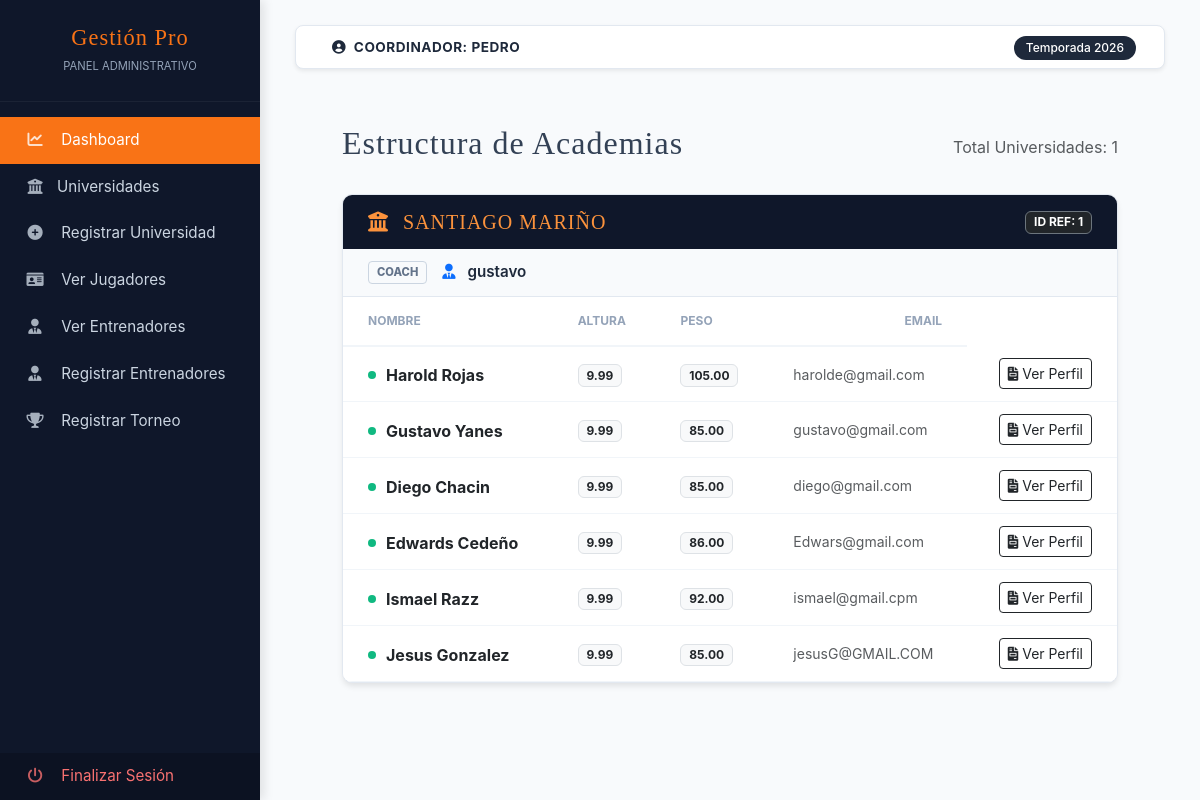
Before: /client/coordinador/views/jugadores/index.php (signed in) with the older database file.
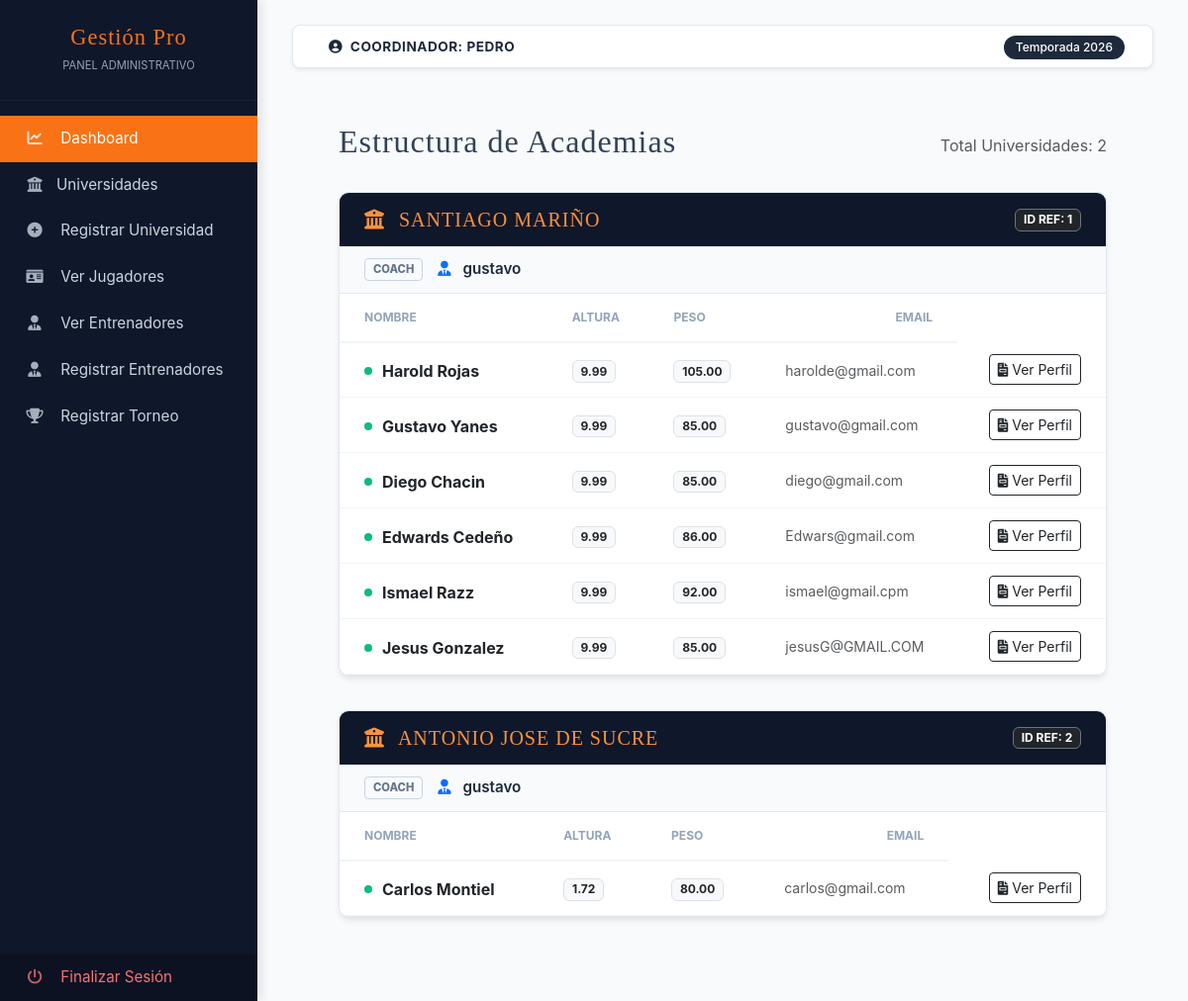
After: the same page with the newer database file.
### tables this page shows
CREATE TABLE `usuarios` (
  `id_usuario` int(11) NOT NULL,
  `nombre_usuario` varchar(100) NOT NULL,
  `password_usuario` varchar(255) NOT NULL,
  `email_usuario` varchar(100) DEFAULT NULL,
  `id_universidad_fk` int(11) DEFAULT NULL,
  `id_rol_fk` int(11) DEFAULT NULL,
  `fecha_creacion` timestamp NOT NULL DEFAULT current_timestamp(),
  `fecha_actualizacion` timestamp NOT NULL DEFAULT current_timestamp() ON UPDATE current_timestamp(),
  `isActive` int(11) DEFAULT NULL
);

CREATE TABLE `jugadores` (
  `id_jugador` int(11) NOT NULL,
  `nombre_jugador` varchar(100) DEFAULT NULL,
  `email_jugador` varchar(100) DEFAULT NULL,
  `password_jugador` varchar(255) DEFAULT NULL,
  `altura_jugador` decimal(3,2) DEFAULT NULL,
  `peso_jugador` decimal(5,2) DEFAULT NULL,
  `fecha_nacimiento` date DEFAULT NULL,
  `id_universidad_fk` int(11) DEFAULT NULL,
  `id_objetivo_fk` int(11) DEFAULT NULL,
  `isActive` int(11) DEFAULT NULL,
  `fecha_creacion` timestamp NOT NULL DEFAULT current_timestamp(),
  `fecha_actualizacion` timestamp NOT NULL DEFAULT current_timestamp() ON UPDATE current_timestamp(),
  `imagen_jugador` text DEFAULT NULL,
  `puntos` int(11) DEFAULT NULL,
  `asistencias` int(11) DEFAULT NULL,
  `rebotes` int(11) DEFAULT NULL,
  `robos` int(11) DEFAULT NULL
);

### client/coordinador/views/jugadores/index.php (the view, shortened to what this page needs)
<?php include '../../layouts/parte1.php'; ?>
<?php
   $sql = "SELECT * FROM jugadores
    inner join academias on jugadores.id_universidad_fk = academias.id_universidad
    ORDER BY id_universidad ASC";
    $query = $pdo->prepare($sql);
    $query->execute();
    $jugadores = $query->fetchAll(PDO::FETCH_ASSOC);
    $sql2 = "SELECT * FROM usuarios where id_rol_fk = 3";
    $query2 = $pdo->prepare($sql2);
    $query2->execute();
    $entrenadores = $query2->fetchAll(PDO::FETCH_ASSOC);
    $bloques_universidad = [];
    foreach ($jugadores as $j) {
        $bloques_universidad[$j['id_universidad']]['nombre'] = $j['nombre_universidad'];
        $bloques_universidad[$j['id_universidad']]['jugadores'][] = $j;
    }
?>
<div id="content">
    <div class="container-fluid">
        <div class="d-flex justify-content-between align-items-center mb-4">
            <h2 class="bebas">Estructura de Academias</h2>
            <span class="text-muted">Total Universidades: <?php echo count($bloques_universidad); ?></span>
        </div>
        <?php foreach ($bloques_universidad as $id_uni => $datos): ?>
            <div class="uni-block">
                <div class="uni-block-header">
                    <h4 class="bebas"><i class="fas fa-university me-2"></i> <?php echo $datos['nombre']; ?></h4>
                    <span class="badge bg-dark border border-secondary">ID REF: <?php echo $id_uni; ?></span>
                </div>
                <div class="coach-strip">
                    <span class="coach-label">Coach</span>
                    <span class="coach-name">
                        <i class="fas fa-user-tie me-2 text-primary"></i>
                        <?php
                            echo $entrenadores[0]['nombre_usuario'];
                        ?>
                    </span>
                </div>
                <div class="table-responsive">
                    <table class="table table-members">
                        <thead>
                            <tr>
                                <th>Nombre</th>
                                <th>Altura</th>
                                <th>Peso</th>
                                <th class="text-end">Email</th>
                            </tr>
                        </thead>
                        <tbody>
                            <?php foreach ($datos['jugadores'] as $jugador): ?>
                                <tr>
                                    <td>
                                        <div class="player-tag">
                                            <div class="status-dot"></div>
                                            <strong><?php echo $jugador['nombre_jugador'] ?? 'Sin Nombre'; ?></strong>
                                        </div>
                                    </td>
                                    <td>
                                        <span class="badge bg-light text-dark border">
                                            <?php echo $jugador['altura_jugador'] ?? '---'; ?>
                                        </span>
                                    </td>
                                    <td>
                                        <span class="badge bg-light text-dark border">
                                            <?php echo $jugador['peso_jugador'] ?? '---'; ?>
                                        </span>
                                    </td>
                                    <td class="text-muted small"><?php echo $jugador['email_jugador'] ?? 'n/a'; ?></td>
                                    <td class="text-end">
                                        <a href="jugador.php?id=<?php echo $jugador['id_jugador']; ?>" class="btn btn-sm btn-outline-dark">
                                            <i class="fas fa-file-invoice"></i> Ver Perfil
                                        </a>
                                    </td>
                                </tr>
                            <?php endforeach; ?>
                        </tbody>
                    </table>
                </div>
            </div>
        <?php endforeach; ?>
    </div>
</div>
<?php include '../../layouts/parte2.php'; ?>

Changed rows visible on the page:
added jugadores: nombre_jugador "Carlos Montiel", altura_jugador "1.72", peso_jugador "80.00", email_jugador "carlos@gmail.com", shown under "ANTONIO JOSE DE SUCRE"
Other visible differences:
count($bloques_universidad): "1" → "2"
new list line: "ANTONIO JOSE DE SUCRE ID REF: 2 COACH NOMBRE ALTURA PESO EMAIL"
new list line: "gustavo"
